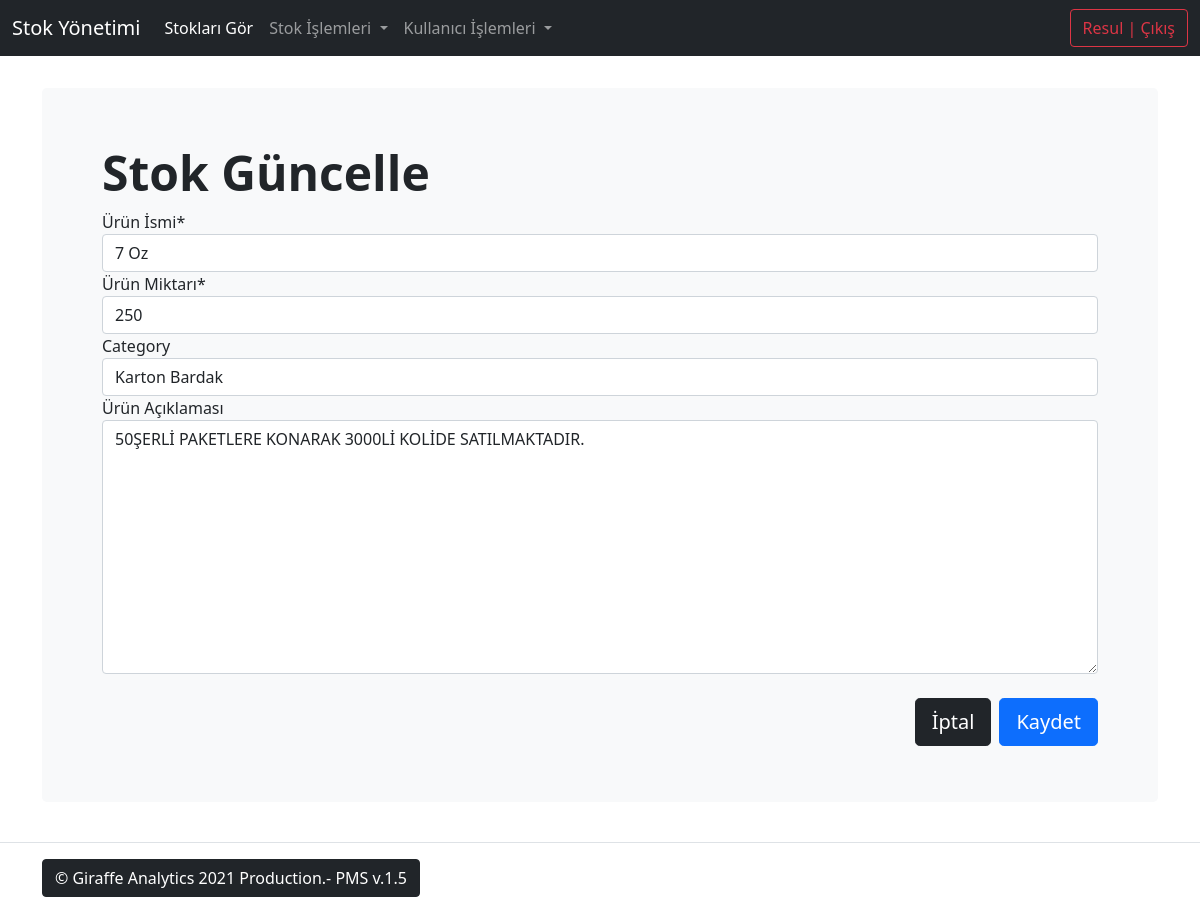
/products/update/2/ (signed in), run on the app's committed database.
### products/models/product_model.py (models this page shows, shortened)
class Product(models.Model):
    product_name = models.CharField(max_length=55, verbose_name='Ürün İsmi', unique=True)
    quantity = models.PositiveIntegerField(verbose_name='Ürün Miktarı')
    category = models.ForeignKey('Category', on_delete=models.SET_NULL, null=True, blank=True)
    content = models.TextField(verbose_name="Ürün Açıklaması", max_length=255, null=True, blank=True)
    class Meta:
        verbose_name = "Ürün"
        verbose_name_plural = "Ürünler"
        ordering = ("-id",)

### products/views/product_update.py (the view, shortened to what this page needs)
# urls.py: path('update/<int:pk>/', product_update_view, name='product-update'),
@login_required
def product_update_view(request, pk):
    queryset = Product.objects.get(id=pk)
    form = ProductUpdateForm(instance=queryset)
    context = {
        'form': form,
        'title': 'Stok Güncelle',
        'pk': pk
    }
    return render(request, 'products/product-update.html', context)

### products/forms/product_update_form.py
class ProductUpdateForm(forms.ModelForm):
    class Meta:
        model = Product
        fields = ['product_name', 'quantity', 'category', 'content']

### products/models/product_model.py (called while the page is built)
    def __str__(self):
        return self.name

### templates/products/product-update.html (shortened to what this page needs)
{% extends 'base.html' %}
{% load crispy_forms_filters %}
{% block content %}
<div class="container py-sm-3">
    <div class="p-5 mb-sm-4 bg-light rounded-3">
      <div class="container-fluid py-sm-2">
        <h1 class="display-5 fw-bold">{{ title }}</h1>
    {% load crispy_forms_tags %}
    <form method='POST' action=''>
		{{form | crispy}}
        <br>
        <div class="d-grid gap-2 d-md-flex justify-content-md-end">
        <a href="{% url 'products:product-detail' pk %}" class="btn btn-dark btn-lg" tabindex="-1" role="button">İptal</a>
        <input  class="btn btn-primary btn-lg" type="submit" value='Kaydet'/>
        </div>
    </form>
    </div>
    </div>
</div>
{% endblock %}

### templates/navbar.html (shortened to what this page needs)
{% load crispy_forms_filters %}
<nav class="navbar navbar-expand-md navbar-dark fixed-top bg-dark">
  <div class="container-fluid">
    <a class="navbar-brand" href="{% url 'landing-page' %}">Stok Yönetimi</a>
    <div class="collapse navbar-collapse" id="navbarCollapse">
      <ul class="navbar-nav me-auto mb-2 mb-md-0">
        <li class="nav-item">
          <a class="nav-link active" aria-current="page" href="{% url 'products:product-list' %}">Stokları Gör</a>
        </li>
          <li class="nav-item dropdown">
          <a class="nav-link dropdown-toggle" href="#" id="navbarDropdown" role="button" data-bs-toggle="dropdown" aria-expanded="false">
            Stok İşlemleri
          </a>
        </li>
          <li class="nav-item dropdown">
          <a class="nav-link dropdown-toggle" href="#" id="navbarDropdown" role="button" data-bs-toggle="dropdown" aria-expanded="false">
            Kullanıcı İşlemleri
          </a>
        </li>
      </ul>
        {% if user.is_authenticated %}
        <a href="{% url 'user:logout' %}" class="btn btn-outline-danger" type="button">{{ user }} | Çıkış</a>
        {% else %}
        <a href="{% url 'user:login' %}" class="btn btn-outline-success" type="button">Giriş</a>
        {% endif %}
    </div>
  </div>
</nav>

### static/css/navbar-top-fixed.css (style rules this page uses)
body { min-height: 75rem; padding-top: 4.5rem; }

### data on the page
Product: product_name "7 Oz", quantity "250", category "Karton Bardak", content "50ŞERLİ PAKETLERE KONARAK 3000Lİ KOLİDE SATILMAKTADIR."

### other printed values
{{ user }} "Resul"
{{ title }} "Stok Güncelle"
